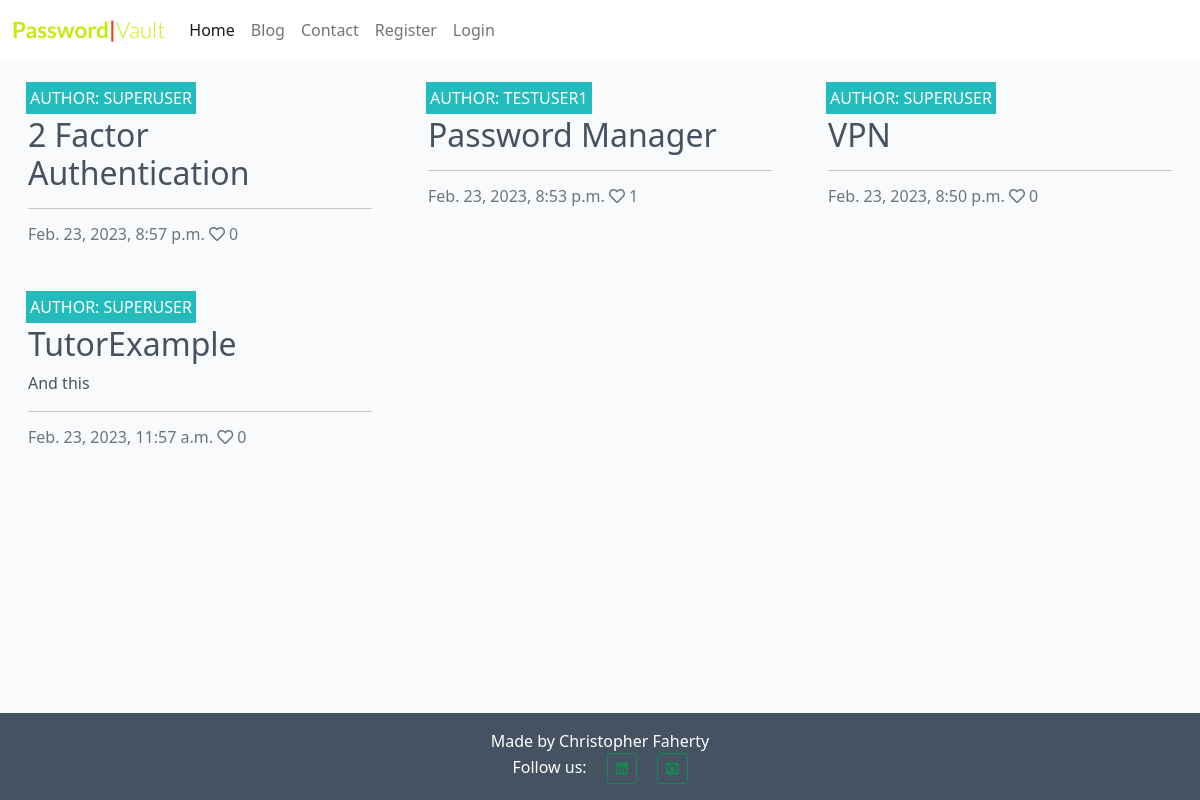
Screenshot of /blog/ with the database file from the repository.
### blog/models.py (models this page shows, shortened)
class Post(models.Model):
    title = models.CharField(max_length=200, unique=True)
    slug = models.SlugField(max_length=200, unique=True)
    author = models.ForeignKey(User, on_delete=models.CASCADE, related_name='blog_posts')
    updated_on = models.DateTimeField(auto_now=True)
    content = models.TextField()
    featured_image = CloudinaryField('image', default='placeholder')
    excerpt = models.TextField(blank=True)
    created_on = models.DateTimeField(auto_now_add=True)
    status = models.IntegerField(choices=STATUS, default=0)
    likes = models.ManyToManyField(User, related_name='blog_likes', blank=True)
    class Meta:
        ordering = ['-created_on']
    def number_of_likes(self):
        return self.likes.count()

### blog/views.py (the view)
# urls.py: path('', views.PostList.as_view(), name='blog'),
class PostList(generic.ListView):
    model = Post
    queryset = Post.objects.filter(status=1).order_by('-created_on')
    template_name = 'index.html'
    paginate_by = 6

### blog/templates/index.html (shortened to what this page needs)
{% extends "base.html" %}
{% block content %}
<div class="container-fluid">
    <div class="row">
        <div class="col-12 mt-3 left">
            <div class="row">
                {% for post in post_list %}
                    <div class="col-md-4">
                        <div class="card mb-4">
                            <div class="card-body">
                                <div class="image-container">
                                    <div class="image-flash">
                                        <p class="author">Author: {{ post.author }}</p>
                                    </div>
                                </div>
                                <a href="{% url 'blog:post_detail' post.slug %}" class="post-link">
                                    <h2 class="card-title">{{ post.title }}</h2>
                                    <p class="card-text">{{ post.excerpt }}</p>
                                </a>
                                <hr />
                                <p class="card-text text-muted h6">{{ post.created_on}} <i class="far fa-heart"></i>
                                    {{ post.number_of_likes }}</p>
                            </div>
                        </div>
                    </div>
                    {% if forloop.counter|divisibleby:3 %}
                </div>
                <div class="row">
                {% endif %}
                {% endfor %}
            </div>
        </div>
    </div>
</div>
{% endblock %}

### templates/base.html (shortened to what this page needs)
{% load static %}
<!DOCTYPE html>
<html class="h-100">
<head>
    <link rel="stylesheet" href="https://cdnjs.cloudflare.com/ajax/libs/font-awesome/5.15.3/css/all.min.css">
    <link href="https://cdn.jsdelivr.net/npm/bootstrap@5.0.1/dist/css/bootstrap.min.css" rel="stylesheet"
>
    <link rel="stylesheet" href="{% static 'css/style.css' %}">
</head>
<body class="d-flex flex-column min-vh-100 main-bg">
    <nav class="navbar navbar-expand-lg navbar-light bg-white">
        <div class="container-fluid">
            <a class="navbar-brand" href="{% url 'home:home' %}"><span class="brand">Password<span class="red-o">|</span><span
                        class="thin">Vault</span></span></span></a>
            <div class="collapse navbar-collapse" id="navbarText">
                <ul class="navbar-nav mr-auto mb-2 mb-lg-0">
                    <li class="nav-item">
                        <a class="nav-link active" aria-current="page" href="{% url 'home:home' %}">Home</a>
                    </li>
                    <li class="nav-item">
                        <a class="nav-link" href="{% url 'blog:blog' %}">Blog</a>
                    </li>
                    <li class="nav-item">
                        <a class="nav-link" href="{% url 'contact:contact' %}">Contact</a>
                    </li>
                    {% if user.is_authenticated %}
                      <div class="nav-item dropdown">
                        <a class="nav-link dropdown-toggle" href="#" id="navbarDarkDropdownMenuLink" role="button" data-bs-toggle="dropdown" aria-expanded="false">
                            Password Manager
                          </a>
                          <ul class="dropdown-menu dropdown-menu-dark" aria-labelledby="navbarDarkDropdownMenuLink">
                            <li><a class="dropdown-item" href="{% url 'view' %}">View Accounts</a></li>
                            <li><a class="dropdown-item" href="{% url 'create' %}">Add Account</a></li>
                          </ul>
                      </div>
                    <li class="nav-item">
                        <a class="nav-link" href="{% url 'account_logout' %}">Logout</a>
                    </li>
                    {% else %}
                    <li class="nav-item">
                        <a class="nav-link" href="{% url 'account_signup' %}">Register</a>
                    </li>
                    <li class="nav-item">
                        <a class="nav-link" href="{% url 'account_login' %}">Login</a>
                    </li>
                    {% endif %}
                </ul>
            </div>
        </div>
    </nav>
    <main class="flex-shrink-0 main-bg">
        {% block content %}{% endblock %}
    </main>
    <footer class="footer mt-auto py-3 dark-bg">
        <p class="m-0 text-center text-white">Made by Christopher Faherty</p>
        <p class="m-0 text-center text-white">Follow us:
            <a class="btn btn-outline-success btn-sm ms-3" href="https://www.linkedin.com/in/chris-faherty/" target="_blank"><i class="fab fa-linkedin"></i></a>
            <a class="btn btn-outline-success btn-sm ms-3" href="https://github.com/Chrisfaherty/ci-p4-pv" target="_blank"><i class="fab fa-github-square"></i></a>
    </footer>
</body>
</html>

### static/css/style.css (style rules this page uses)
.brand { font-family: Lato, sans-serif; font-size: 1.4rem; font-weight: 700; color: #c3ec0e; }
.red-o { color: #E84610; }
.thin { font-weight: 300; }
.dark-bg { background-color: #445261; }
.main-bg { background-color: #F9FAFC; }
.card { border: none; background-color: transparent; }
.image-container { position: relative; }
.image-flash { position: absolute; bottom: 5%; min-width: 30%; left: -2px; background-color: #23BBBB; }
.author { color: white; margin: 4px; text-transform: uppercase; }
.post-link { text-decoration: none; color: #445261; }
a { color: #000000; text-decoration: none; }

### rows the page displays
Post: author "SUPERUSER", title "2 Factor Authentication", created_on "Feb. 23, 2023, 8:57 p.m.", number_of_likes "0"
Post: author "TESTUSER1", title "Password Manager", created_on "Feb. 23, 2023, 8:53 p.m.", number_of_likes "1"
Post: author "SUPERUSER", title "VPN", created_on "Feb. 23, 2023, 8:50 p.m.", number_of_likes "0"
Post: author "SUPERUSER", title "TutorExample", excerpt "And this", created_on "Feb. 23, 2023, 11:57 a.m.", number_of_likes "0"
